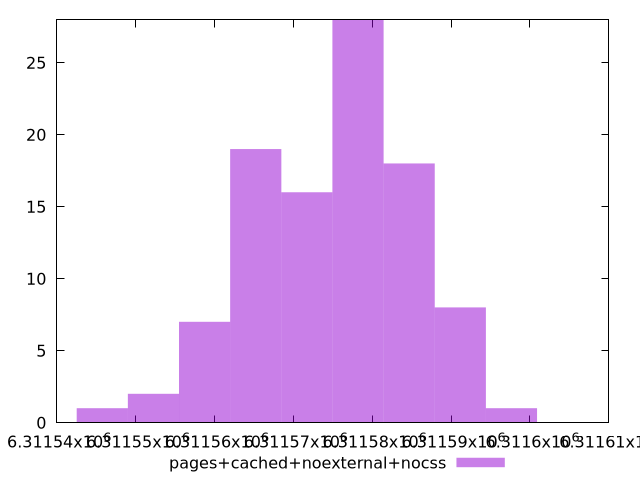

Recreate this plot in gnuplot.
$_pagesCachedNoexternalNocss <<EOF
6311578.203174164 28
6311565.23765013 19
6311584.685936181 18
6311571.720412146 16
6311545.789364079 1
6311597.6514602145 1
6311558.754888113 7
6311591.168698197 8
6311552.272126095 2
EOF
set key outside below
set terminal pngcairo
set output "report_00005_2020-11-02T22-26-11.212Z/total-byte-weight/pages+cached+noexternal+nocss//raw_hist.png"
set yrange [0:28]
set boxwidth 6.482762016994932
set style fill transparent solid 0.5 noborder
plot $_pagesCachedNoexternalNocss title "pages+cached+noexternal+nocss" with boxes ,
